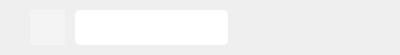
<?xml version="1.0" encoding="UTF-8"?>
<ui version="4.0">
 <class>SenderWidget</class>
 <widget class="QWidget" name="SenderWidget">
  <property name="geometry">
   <rect>
    <x>0</x>
    <y>0</y>
    <width>400</width>
    <height>55</height>
   </rect>
  </property>
  <property name="sizePolicy">
   <sizepolicy hsizetype="Expanding" vsizetype="Expanding">
    <horstretch>0</horstretch>
    <verstretch>0</verstretch>
   </sizepolicy>
  </property>
  <property name="minimumSize">
   <size>
    <width>0</width>
    <height>55</height>
   </size>
  </property>
  <property name="windowTitle">
   <string>Form</string>
  </property>
  <property name="layoutDirection">
   <enum>Qt::LeftToRight</enum>
  </property>
  <property name="styleSheet">
   <string notr="true">QPushButton
{
  border: none;
  background: #f4f4f4;
}
QLabel#triLbl
{
  padding-left: 4px;
}
QLabel#msgLbl
{
  border-radius: 5px;
  background: #fff;
  padding: 0 10px;
}
QWidget#widget_2
{
  border: none;
}</string>
  </property>
  <layout class="QHBoxLayout" name="horizontalLayout">
   <property name="spacing">
    <number>10</number>
   </property>
   <property name="leftMargin">
    <number>20</number>
   </property>
   <property name="topMargin">
    <number>10</number>
   </property>
   <property name="rightMargin">
    <number>20</number>
   </property>
   <property name="bottomMargin">
    <number>10</number>
   </property>
   <item>
    <widget class="QWidget" name="widget_3" native="true">
     <property name="minimumSize">
      <size>
       <width>0</width>
       <height>0</height>
      </size>
     </property>
    </widget>
   </item>
   <item>
    <widget class="QWidget" name="widget" native="true">
     <property name="sizePolicy">
      <sizepolicy hsizetype="Expanding" vsizetype="Expanding">
       <horstretch>0</horstretch>
       <verstretch>0</verstretch>
      </sizepolicy>
     </property>
     <layout class="QHBoxLayout" name="horizontalLayout_2">
      <property name="spacing">
       <number>0</number>
      </property>
      <property name="leftMargin">
       <number>0</number>
      </property>
      <property name="topMargin">
       <number>0</number>
      </property>
      <property name="rightMargin">
       <number>0</number>
      </property>
      <property name="bottomMargin">
       <number>0</number>
      </property>
      <item>
       <widget class="QWidget" name="widget_1" native="true">
        <property name="sizePolicy">
         <sizepolicy hsizetype="Expanding" vsizetype="Expanding">
          <horstretch>0</horstretch>
          <verstretch>0</verstretch>
         </sizepolicy>
        </property>
        <property name="maximumSize">
         <size>
          <width>35</width>
          <height>16777215</height>
         </size>
        </property>
        <widget class="QPushButton" name="headBtn">
         <property name="geometry">
          <rect>
           <x>0</x>
           <y>0</y>
           <width>36</width>
           <height>35</height>
          </rect>
         </property>
         <property name="maximumSize">
          <size>
           <width>36</width>
           <height>36</height>
          </size>
         </property>
         <property name="text">
          <string/>
         </property>
         <property name="icon">
          <iconset resource="../res.qrc">
           <normaloff>:/images/man.svg</normaloff>:/images/man.svg</iconset>
         </property>
         <property name="iconSize">
          <size>
           <width>35</width>
           <height>35</height>
          </size>
         </property>
        </widget>
       </widget>
      </item>
      <item>
       <widget class="QWidget" name="widget_2" native="true">
        <property name="sizePolicy">
         <sizepolicy hsizetype="Expanding" vsizetype="Expanding">
          <horstretch>0</horstretch>
          <verstretch>0</verstretch>
         </sizepolicy>
        </property>
        <property name="maximumSize">
         <size>
          <width>10</width>
          <height>16777215</height>
         </size>
        </property>
        <widget class="QLabel" name="triLbl">
         <property name="geometry">
          <rect>
           <x>0</x>
           <y>0</y>
           <width>10</width>
           <height>35</height>
          </rect>
         </property>
         <property name="minimumSize">
          <size>
           <width>10</width>
           <height>0</height>
          </size>
         </property>
         <property name="maximumSize">
          <size>
           <width>10</width>
           <height>35</height>
          </size>
         </property>
         <property name="toolTipDuration">
          <number>-1</number>
         </property>
         <property name="layoutDirection">
          <enum>Qt::LeftToRight</enum>
         </property>
         <property name="lineWidth">
          <number>-1</number>
         </property>
         <property name="text">
          <string/>
         </property>
         <property name="pixmap">
          <pixmap resource="../res.qrc">:/images/ic_retangle_left.svg</pixmap>
         </property>
         <property name="scaledContents">
          <bool>false</bool>
         </property>
         <property name="alignment">
          <set>Qt::AlignCenter</set>
         </property>
         <property name="margin">
          <number>0</number>
         </property>
         <property name="indent">
          <number>-1</number>
         </property>
        </widget>
       </widget>
      </item>
      <item>
       <widget class="Label" name="msgLbl">
        <property name="sizePolicy">
         <sizepolicy hsizetype="Expanding" vsizetype="Expanding">
          <horstretch>0</horstretch>
          <verstretch>0</verstretch>
         </sizepolicy>
        </property>
        <property name="maximumSize">
         <size>
          <width>260</width>
          <height>16777215</height>
         </size>
        </property>
        <property name="font">
         <font>
          <pointsize>10</pointsize>
         </font>
        </property>
        <property name="text">
         <string/>
        </property>
        <property name="scaledContents">
         <bool>false</bool>
        </property>
        <property name="wordWrap">
         <bool>true</bool>
        </property>
       </widget>
      </item>
      <item>
       <spacer name="horizontalSpacer">
        <property name="orientation">
         <enum>Qt::Horizontal</enum>
        </property>
        <property name="sizeHint" stdset="0">
         <size>
          <width>40</width>
          <height>20</height>
         </size>
        </property>
       </spacer>
      </item>
     </layout>
    </widget>
   </item>
  </layout>
 </widget>
 <customwidgets>
  <customwidget>
   <class>Label</class>
   <extends>QLabel</extends>
   <header location="global">Model/label.h</header>
  </customwidget>
 </customwidgets>
 <resources>
  <include location="../res.qrc"/>
 </resources>
 <connections/>
</ui>
